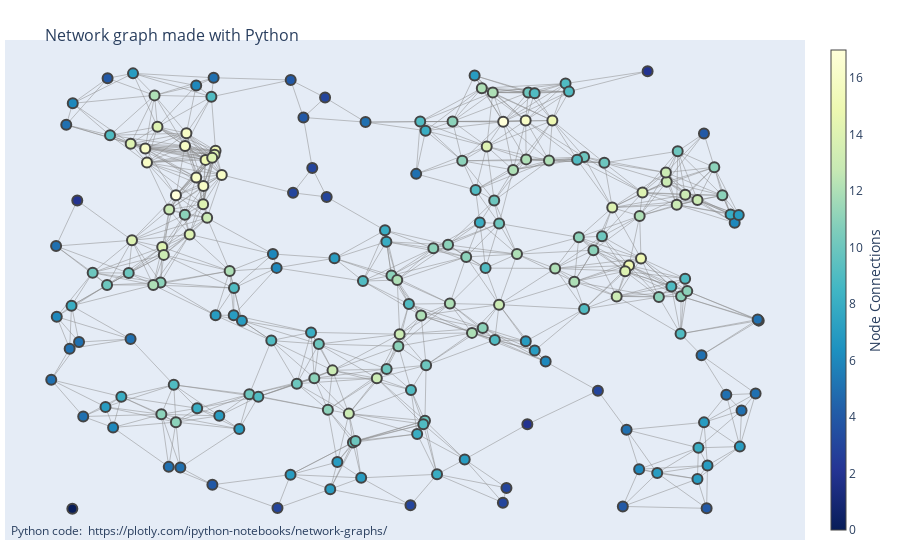

The notebook cell this image was saved under:
### Code cell
fig = go.Figure(data=[edge_trace, node_trace],
             layout=go.Layout(
                title='<br>Network graph made with Python',
                titlefont_size=16,
                showlegend=False,
                hovermode='closest',
                margin=dict(b=20,l=5,r=5,t=40),
                annotations=[ dict(
                    text="Python code: <a href='https://plotly.com/ipython-notebooks/network-graphs/'> https://plotly.com/ipython-notebooks/network-graphs/</a>",
                    showarrow=False,
                    xref="paper", yref="paper",
                    x=0.005, y=-0.002 ) ],
                xaxis=dict(showgrid=False, zeroline=False, showticklabels=False),
                yaxis=dict(showgrid=False, zeroline=False, showticklabels=False))
                )
fig.show()

### Figure 1 — Plotly figure (JSON) as saved in the notebook; plotly's stock layout.template omitted (floating-point values rounded to 4 significant figures; data arrays with more than 128 entries replaced by an {"elided": "..."} marker saying what was removed)
{"data": [{"hoverinfo": "none", "line": {"color": "#888", "width": 0.5}, "mode": "lines", "type": "scatter", "x": {"elided": "2772 float values"}, "y": {"elided": "2772 float values"}}, {"hoverinfo": "text", "marker": {"color": {"elided": "200 int values"}, "colorbar": {"thickness": 15, "title": {"side": "right", "text": "Node Connections"}, "xanchor": "left"}, "colorscale": [[0, "rgb(255,255,217)"], [0.125, "rgb(237,248,177)"], [0.25, "rgb(199,233,180)"], [0.375, "rgb(127,205,187)"], [0.5, "rgb(65,182,196)"], [0.625, "rgb(29,145,192)"], [0.75, "rgb(34,94,168)"], [0.875, "rgb(37,52,148)"], [1, "rgb(8,29,88)"]], "line": {"width": 2}, "reversescale": true, "showscale": true, "size": 10}, "mode": "markers", "text": {"elided": "200 str values"}, "type": "scatter", "x": {"elided": "200 float values"}, "y": {"elided": "200 float values"}}], "layout": {"annotations": [{"showarrow": false, "text": "Python code: <a href='https://plotly.com/ipython-notebooks/network-graphs/'> https://plotly.com/ipython-notebooks/network-graphs/</a>", "x": 0.005, "xref": "paper", "y": -0.002, "yref": "paper"}], "hovermode": "closest", "margin": {"b": 20, "l": 5, "r": 5, "t": 40}, "showlegend": false, "title": {"font": {"size": 16}, "text": "<br>Network graph made with Python"}, "xaxis": {"showgrid": false, "showticklabels": false, "zeroline": false}, "yaxis": {"showgrid": false, "showticklabels": false, "zeroline": false}}}
